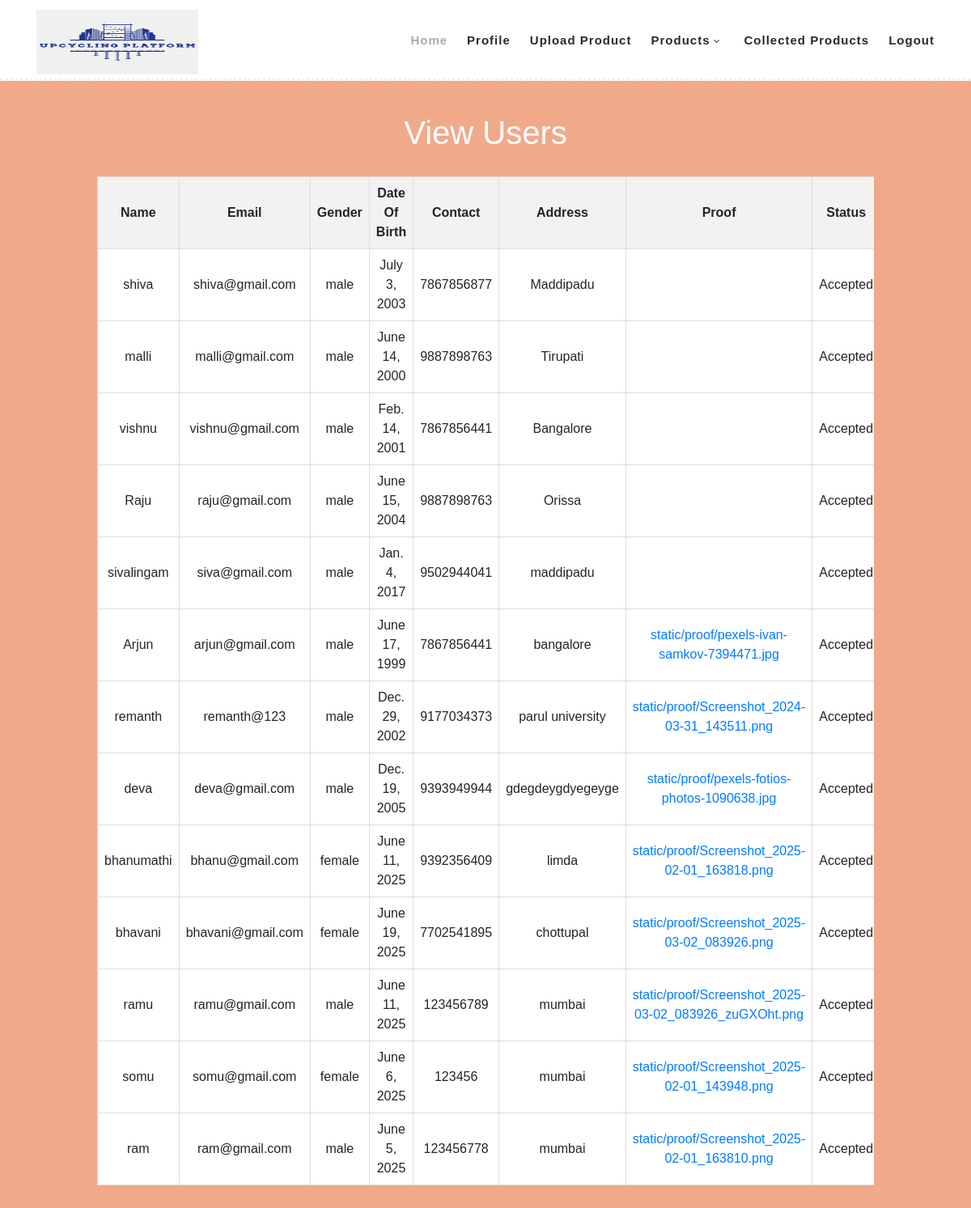
The page /viewusers (signed in) on the database its author committed.
### app/models.py (models this page shows, shortened)
class UsersModel(models.Model):
    name = models.CharField(max_length=100)
    email = models.CharField(max_length=100)
    password = models.CharField(max_length=100)
    dob = models.DateField()
    gender = models.CharField(max_length=100)
    contact = models.IntegerField()
    address = models.CharField(max_length=100)
    profile = models.FileField(upload_to=os.path.join('static', 'userprofiles'))
    proof = models.FileField(upload_to=os.path.join('static', 'proof'),null=True)
    status = models.CharField(max_length=100,default='pending',null=True)
    class Meta:
        db_table = "UsersModel"

### app/views.py (the view)
# urls.py: path('viewusers', views.viewusers, name='viewusers'),
def viewusers(request):
    login = request.session['login']
    users = UsersModel.objects.all()
    return render(request,'viewusers.html',{'login':login,'data':users})

### templates/viewusers.html (shortened to what this page needs)
{% extends "home.html" %}
{% block title %}
</head>
<body>
<div class="table-container">
    <h1>View Users</h1>
    <table>
        <thead>
            <tr>
                <th>Name</th>
                <th>Email</th>
                <th>Gender</th>
                <th>Date Of Birth</th>
                <th>Contact</th>
                <th>Address</th>
                <th>Proof</th>
                <th>Status</th>
            </tr>
        </thead>
        {% for i in data %}
        <tbody>
            <tr>
                <td>{{ i.name }}</td>
                <td>{{ i.email }}</td>
                <td>{{ i.gender }}</td>
                <td>{{ i.dob }}</td>
                <td>{{ i.contact }}</td>
                <td>{{ i.address }}</td>
                <td><a href="#" onclick="showImage('{{ i.proof }}')">{{ i.proof }}</a></td>
                <td>{{ i.status }}</td>
            </tr>
        </tbody>
        {% endfor %}
    </table>
</div>
{% endblock %}

### templates/home.html (shortened to what this page needs)
{% extends "index.html" %}
{% block content %}
    <header class="header-area header-sticky">
        <div class="container">
            <div class="row">
                <div class="col-12">
                    <nav class="main-nav">
                        <a href="index.html" class="logo">
                            <img src="/static/images/logo1.png" height="80px" width='200px'>
                        </a>
                        <ul class="nav">
                            {% if login == 'user' %}
                            <li class="scroll-to-section"><a href="{% url 'home' %}" class="active">Home</a></li>
                            <li class="scroll-to-section"><a href="{% url 'profile' %}">Profile</a></li>
                            <li class="scroll-to-section"><a href="{% url 'uploadproduct' %}">Upload Product</a></li>
                            <li class="submenu">
                                <a href="{% url 'products' %}">Products</a>
                            </li>
                            <li class="scroll-to-section"><a href="{% url 'collectedproducts' %}">Collected Products</a></li>
                            {% endif %}
                            <li class="scroll-to-section"><a href="{% url 'logout' %}">Logout</a></li>
                        </ul>
                    </nav>
                </div>
            </div>
        </div>
    </header>
    {% block title %}{% endblock %}
{% endblock %}

### templates/index.html (shortened to what this page needs)
<!DOCTYPE html>
<html lang="en">
  <head>
    <link rel="stylesheet" type="text/css" href="/static/css/bootstrap.min.css">
    <link rel="stylesheet" type="text/css" href="/static/css/font-awesome.css">
    <link rel="stylesheet" href="/static/css/templatemo-hexashop.css">
    <link rel="stylesheet" href="/static/css/owl-carousel.css">
    <link rel="stylesheet" href="/static/css/lightbox.css">
    </head>
    <body>
    {% block content %}{% endblock %}
  </body>
</html>

### static/css/templatemo-hexashop.css (style rules this page uses)
html, body, div, span, applet, object, iframe, h1, h2, h3, h4, h5, h6, p, blockquote, div pre, a, abbr, acronym, address, big, cite, code, del, dfn, em, font, img, ins, kbd, q, s, samp, small, strike, strong, sub, sup, tt, var, b, u, i, center, dl, dt, dd, ol, ul, li, figure, header, nav, section, article, aside, footer, figcaption { margin: 0; padding: 0; border: 0; outline: 0; }
ul, li { padding: 0; margin: 0; list-style: none; }
header, nav, section, article, aside, footer, hgroup { display: block; }
* { box-sizing: border-box; }
html, body { font-family: 'Poppins', sans-serif; font-weight: 400; background-color: #fff; font-size: 16px; -ms-text-size-adjust: 100%; -webkit-font-smoothing: antialiased; -moz-osx-font-smoothing: grayscale; }
a { text-decoration: none !important; }
h1, h2, h3, h4, h5, h6 { margin-top: 0px; margin-bottom: 0px; }
ul { margin-bottom: 0px; }
html, body { background: #fff; font-family: 'Poppins', sans-serif; }
.header-area { border-bottom: 3px dotted #eee; box-shadow: none; background-color: #fff; position: absolute; top: 0px; left: 0px; right: 0px; z-index: 100; height: 100px; -webkit-transition: all .5s ease 0s; -moz-transition: all .5s ease 0s; -o-transition: all .5s ease 0s; transition: all .5s ease 0s; }
.header-area .main-nav { min-height: 80px; background: transparent; }
.header-area .main-nav .logo { line-height: 100px; color: #fff; font-size: 28px; font-weight: 700; text-transform: uppercase; letter-spacing: 2px; float: left; -webkit-transition: all 0.3s ease 0s; -moz-transition: all 0.3s ease 0s; -o-transition: all 0.3s ease 0s; transition: all 0.3s ease 0s; }
.header-area .main-nav .nav { float: right; margin-top: 30px; margin-right: 0px; background-color: transparent; -webkit-transition: all 0.3s ease 0s; -moz-transition: all 0.3s ease 0s; -o-transition: all 0.3s ease 0s; transition: all 0.3s ease 0s; position: relative; z-index: 999; }
.header-area .main-nav .nav li { padding-left: 15px; padding-right: 15px; }
.header-area .main-nav .nav li:last-child { padding-right: 0px; }
.header-area .main-nav .nav li a { display: block; font-weight: 600; font-size: 15px; color: #2a2a2a; text-transform: capitalize; -webkit-transition: all 0.3s ease 0s; -moz-transition: all 0.3s ease 0s; -o-transition: all 0.3s ease 0s; transition: all 0.3s ease 0s; height: 40px; line-height: 40px; border: transparent; letter-spacing: 1px; }
.header-area .main-nav .nav li a { color: #2a2a2a; }
.header-area .main-nav .nav li:hover a, .header-area .main-nav .nav li a.active { color: #aaa!important; }
.header-area .main-nav .nav li.submenu { position: relative; padding-right: 30px; }
.header-area .main-nav .nav li.submenu:after { font-family: FontAwesome; content: "\f107"; font-size: 12px; color: #2a2a2a; position: absolute; right: 18px; top: 12px; }
.header-area.header-sticky { min-height: 80px; }
.header-area .nav { margin-top: 30px; }
.header-area.header-sticky .nav li a.active { color: #aaa; }
@media (max-width: 1200px) { .header-area .main-nav .nav li { padding-left: 12px; padding-right: 12px; } }
@media (max-width: 1200px) { .header-area .main-nav:before { display: none; } }
@media (min-width: 767px) { .header-area .main-nav .nav { display: flex !important; } }

### templates/viewusers.html (style rules this page uses)
body { font-family: Arial, sans-serif; background-color: #f0aa8a; padding: 120px; }
.table-container { width: 100%; margin: 0 auto; margin-top: 20px; overflow-x: auto; }
table { width: 100%; border-collapse: collapse; background-color: #fff; }
th, td { border: 1px solid #dddddd; text-align: center; padding: 8px; }
th { background-color: #f2f2f2; }
h1 { color: #fff; text-align: center; margin-bottom: 30px; }

### rows shown on the page
UsersModel: name "shiva", email "shiva@gmail.com", gender "male", dob "July 3, 2003", contact "7867856877", address "Maddipadu", status "Accepted"
UsersModel: name "malli", email "malli@gmail.com", gender "male", dob "June 14, 2000", contact "9887898763", address "Tirupati", status "Accepted"
UsersModel: name "vishnu", email "vishnu@gmail.com", gender "male", dob "Feb. 14, 2001", contact "7867856441", address "Bangalore", status "Accepted"
UsersModel: name "Raju", email "raju@gmail.com", gender "male", dob "June 15, 2004", contact "9887898763", address "Orissa", status "Accepted"
UsersModel: name "sivalingam", email "siva@gmail.com", gender "male", dob "Jan. 4, 2017", contact "9502944041", address "maddipadu", status "Accepted"
UsersModel: name "Arjun", email "arjun@gmail.com", gender "male", dob "June 17, 1999", contact "7867856441", address "bangalore", proof "static/proof/pexels-ivan-samkov-7394471.jpg", status "Accepted"
UsersModel: name "remanth", email "remanth@123", gender "male", dob "Dec. 29, 2002", contact "9177034373", address "parul university", proof "static/proof/Screenshot_2024-03-31_143511.png", status "Accepted"
UsersModel: name "deva", email "deva@gmail.com", gender "male", dob "Dec. 19, 2005", contact "9393949944", address "gdegdeygdyegeyge", proof "static/proof/pexels-fotios-photos-1090638.jpg", status "Accepted"
UsersModel: name "bhanumathi", email "bhanu@gmail.com", gender "female", dob "June 11, 2025", contact "9392356409", address "limda", proof "static/proof/Screenshot_2025-02-01_163818.png", status "Accepted"
UsersModel: name "bhavani", email "bhavani@gmail.com", gender "female", dob "June 19, 2025", contact "7702541895", address "chottupal", proof "static/proof/Screenshot_2025-03-02_083926.png", status "Accepted"
UsersModel: name "ramu", email "ramu@gmail.com", gender "male", dob "June 11, 2025", contact "123456789", address "mumbai", proof "static/proof/Screenshot_2025-03-02_083926_zuGXOht.png", status "Accepted"
UsersModel: name "somu", email "somu@gmail.com", gender "female", dob "June 6, 2025", contact "123456", address "mumbai", proof "static/proof/Screenshot_2025-02-01_143948.png", status "Accepted"
UsersModel: name "ram", email "ram@gmail.com", gender "male", dob "June 5, 2025", contact "123456778", address "mumbai", proof "static/proof/Screenshot_2025-02-01_163810.png", status "Accepted"
